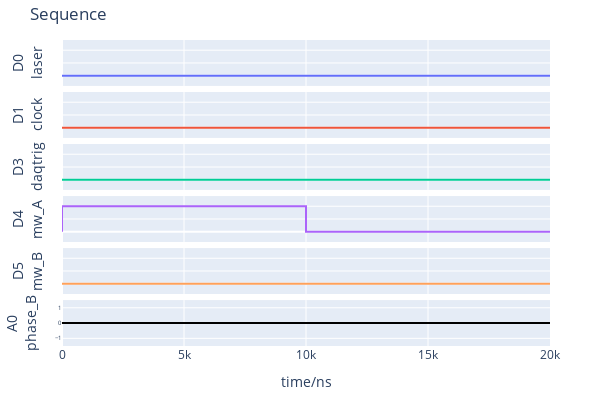

Notebook source saved alongside this figure:
### Code cell
pg.plotSeq(plot_all=False)

### Figure 1 — Plotly figure (JSON) as saved in the notebook; plotly's stock layout.template omitted (floating-point values rounded to 4 significant figures)
{"data": [{"line": {"shape": "hv"}, "mode": "lines", "name": "D0", "type": "scatter", "x": [0, 20000], "xaxis": "x", "y": [0, 0], "yaxis": "y"}, {"line": {"shape": "hv"}, "mode": "lines", "name": "D1", "type": "scatter", "x": [0, 20000], "xaxis": "x2", "y": [0, 0], "yaxis": "y2"}, {"line": {"shape": "hv"}, "mode": "lines", "name": "D3", "type": "scatter", "x": [0, 20000], "xaxis": "x3", "y": [0, 0], "yaxis": "y3"}, {"line": {"shape": "hv"}, "mode": "lines", "name": "D4", "type": "scatter", "x": [0, 0, 10000, 20000], "xaxis": "x4", "y": [0, 1, 0, 0], "yaxis": "y4"}, {"line": {"shape": "hv"}, "mode": "lines", "name": "D5", "type": "scatter", "x": [0, 20000], "xaxis": "x5", "y": [0, 0], "yaxis": "y5"}, {"line": {"color": "black", "shape": "hv"}, "mode": "lines", "name": "A0", "type": "scatter", "x": [0, 20000], "xaxis": "x6", "y": [0, 0], "yaxis": "y6"}], "layout": {"height": 400, "margin": {"b": 40, "l": 50, "r": 50, "t": 40}, "showlegend": false, "title": {"text": "Sequence"}, "width": 600, "xaxis": {"anchor": "y", "domain": [0, 1], "matches": "x6", "showticklabels": false}, "xaxis2": {"anchor": "y2", "domain": [0, 1], "matches": "x6", "showticklabels": false}, "xaxis3": {"anchor": "y3", "domain": [0, 1], "matches": "x6", "showticklabels": false}, "xaxis4": {"anchor": "y4", "domain": [0, 1], "matches": "x6", "showticklabels": false}, "xaxis5": {"anchor": "y5", "domain": [0, 1], "matches": "x6", "showticklabels": false}, "xaxis6": {"anchor": "y6", "domain": [0, 1], "title": {"text": "time/ns"}}, "yaxis": {"anchor": "x", "domain": [0.85, 1], "range": [-0.4, 1.4], "showticklabels": false, "title": {"text": "D0<br>laser"}}, "yaxis2": {"anchor": "x2", "domain": [0.68, 0.83], "range": [-0.4, 1.4], "showticklabels": false, "title": {"text": "D1<br>clock"}}, "yaxis3": {"anchor": "x3", "domain": [0.51, 0.66], "range": [-0.4, 1.4], "showticklabels": false, "title": {"text": "D3<br>daqtrig"}}, "yaxis4": {"anchor": "x4", "domain": [0.34, 0.49], "range": [-0.4, 1.4], "showticklabels": false, "title": {"text": "D4<br>mw_A"}}, "yaxis5": {"anchor": "x5", "domain": [0.17, 0.32], "range": [-0.4, 1.4], "showticklabels": false, "title": {"text": "D5<br>mw_B"}}, "yaxis6": {"anchor": "x6", "domain": [0, 0.15], "range": [-1.5, 1.5], "tickfont": {"size": 6}, "title": {"text": "A0<br>phase_B"}}}}
